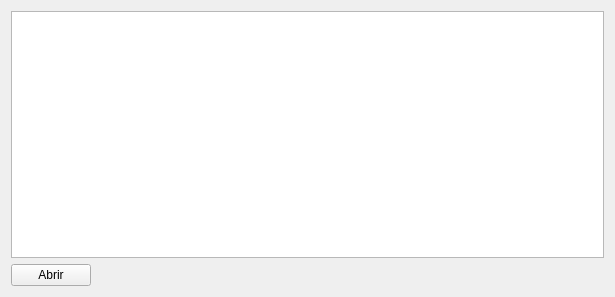
<?xml version="1.0" encoding="UTF-8"?>
<ui version="4.0">
 <class>AbrirForm</class>
 <widget class="QWidget" name="AbrirForm">
  <property name="geometry">
   <rect>
    <x>0</x>
    <y>0</y>
    <width>615</width>
    <height>297</height>
   </rect>
  </property>
  <property name="windowTitle">
   <string>Form</string>
  </property>
  <layout class="QVBoxLayout" name="verticalLayout">
   <item>
    <widget class="QColumnView" name="columnView"/>
   </item>
   <item>
    <layout class="QHBoxLayout" name="horizontalLayout">
     <item>
      <widget class="QPushButton" name="abrirPushButton">
       <property name="text">
        <string>Abrir</string>
       </property>
      </widget>
     </item>
     <item>
      <spacer name="horizontalSpacer">
       <property name="orientation">
        <enum>Qt::Horizontal</enum>
       </property>
       <property name="sizeHint" stdset="0">
        <size>
         <width>40</width>
         <height>20</height>
        </size>
       </property>
      </spacer>
     </item>
    </layout>
   </item>
  </layout>
 </widget>
 <resources/>
 <connections/>
</ui>
